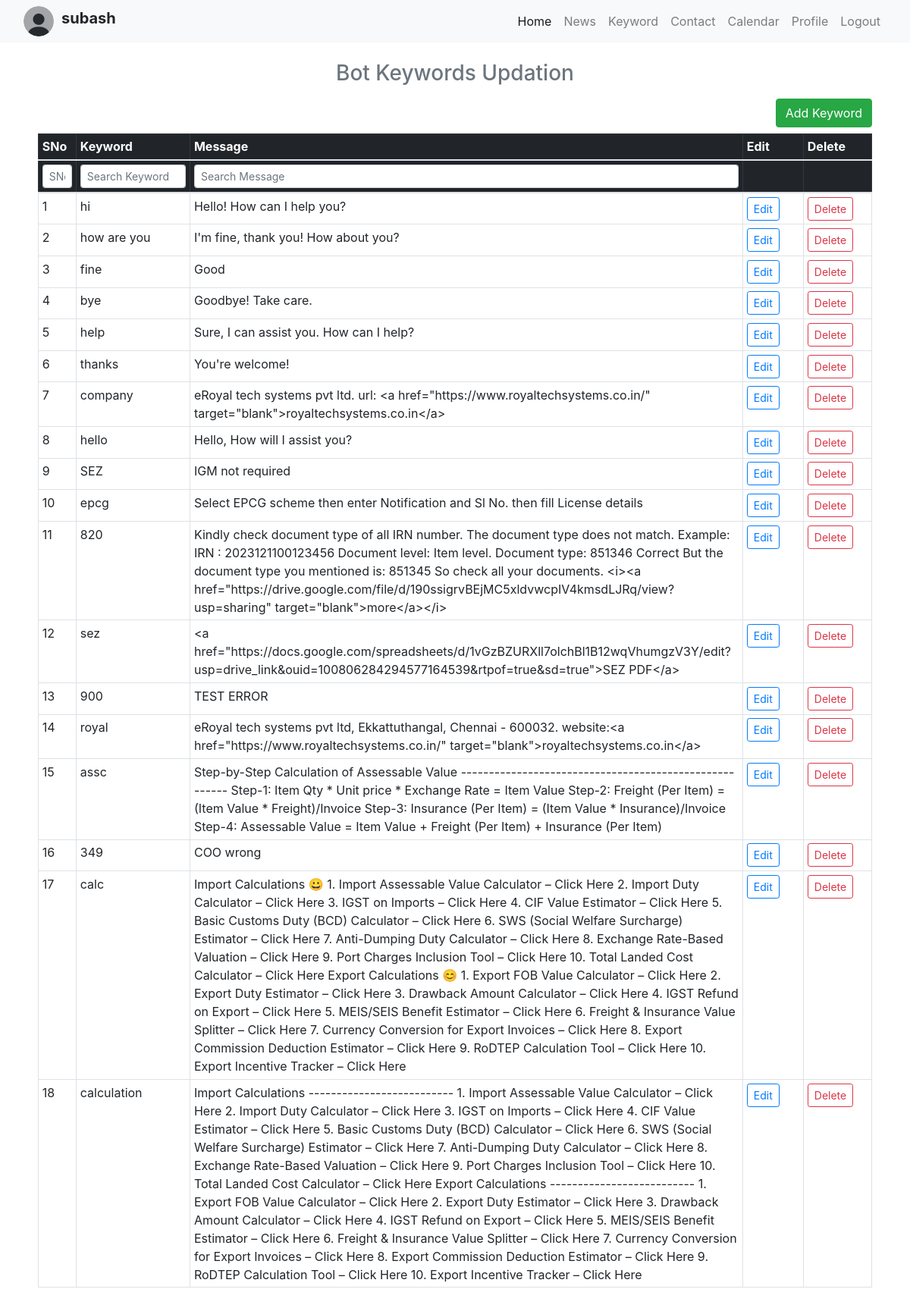
The app's page /botkeyword_updation (signed in) with its own data.
### tables this page shows
CREATE TABLE bot_key (
            id INTEGER PRIMARY KEY AUTOINCREMENT,
            key TEXT NOT NULL,
            message TEXT NOT NULL
        );

### app.py (the view)
@app.route("/botkeyword_updation")
def botkeyword_updation():
    con=sqlite3.connect("database.db")
    con.row_factory=sqlite3.Row
    cur=con.cursor()
    cur.execute("select * from bot_key")
    data=cur.fetchall()
    return render_template('botkeyword_updation.html', username=session['username'],datas=data)

### templates/botkeyword_updation.html (shortened to what this page needs)
{% extends 'dashboard.html' %}
{% block content %}
<h3 class="text-center text-muted mb-3">Bot Keywords Updation</h3>
<div class="d-flex justify-content-end mb-2">
    <a href="{{ url_for('add_botkeyword_updation') }}" class="btn btn-success">Add Keyword</a>
</div>
<div class="table-responsive table-container">
    <table class="table table-bordered table-hover table-sm">
        <thead class="table-dark">
            <tr>
                <th style="width: 50px;">SNo</th>
                <th style="min-width: 150px;">Keyword</th>
                <th style="min-width: 300px;">Message</th>
                <th style="width: 80px;">Edit</th>
                <th style="width: 90px;">Delete</th>
            </tr>
            <tr>
                <th><input type="text" class="form-control form-control-sm column-search" placeholder="SNo" data-index="0"></th>
                <th><input type="text" class="form-control form-control-sm column-search" placeholder="Search Keyword" data-index="1"></th>
                <th><input type="text" class="form-control form-control-sm column-search" placeholder="Search Message" data-index="2"></th>
                <th></th>
                <th></th>
            </tr>
        </thead>
        <tbody id="keywordTableBody">
            {% for row in datas %}
            <tr>
                <td>{{ loop.index }}</td>
                <td>{{ row.key }}</td>
                <td>{{ row.message }}</td>
                <td><a href="{{ url_for('edit_botkeyword_updation', id=row.ID) }}" class="btn btn-sm btn-outline-primary">Edit</a></td>
                <td><a href="{{ url_for('delete_botkeyword_updation', id=row.ID) }}" class="btn btn-sm btn-outline-danger" onclick="return confirm('Are you sure?')">Delete</a></td>
            </tr>
            {% endfor %}
        </tbody>
    </table>
</div>
{% endblock %}

### templates/dashboard.html (shortened to what this page needs)
<!DOCTYPE html>
<html lang="en">
<head>
  <link href="https://cdn.jsdelivr.net/npm/bootstrap@5.3.0/dist/css/bootstrap.min.css" rel="stylesheet">
<link rel="stylesheet" href="https://maxcdn.bootstrapcdn.com/bootstrap/4.0.0/css/bootstrap.min.css">
</head>
<body>
  <nav class="navbar navbar-expand-lg navbar-light bg-light fixed-top">
    <div class="container-fluid">
    <div class="d-flex align-items-center">
      <img src="{{ url_for('static', filename='avatars/admin_avatar.png') }}" alt="Admin Avatar" class="avatar">
      <h5 class="admin_name">{{ username }}</h5>
    </div>
      <div class="collapse navbar-collapse" id="navbarNav">
          <ul class="navbar-nav ms-auto">
            <li class="nav-item">
              <a class="nav-link active" href="{{ url_for('dashboard') }}">Home</a>
            </li>
            <li class="nav-item">
              <a class="nav-link" href="{{ url_for('news_updation') }}">News</a>
            </li>
            <li class="nav-item">
              <a class="nav-link" href="{{ url_for('botkeyword_updation') }}">Keyword</a>
            </li>
            <li class="nav-item">
              <a class="nav-link" href="{{ url_for('contact_updation') }}">Contact</a>
            </li>
            <li class="nav-item">
              <a class="nav-link" href="{{ url_for('leave_calendar') }}">Calendar</a>
            </li>
            <li class="nav-item">
              <a class="nav-link" href="{{ url_for('profile_updation') }}">Profile</a>
            </li>
            <li class="nav-item">
              <a class="nav-link" href="{{ url_for('logout') }}">
                Logout
              </a>
            </li>
          </ul>
      </div>
    </div>
  </nav>
<div class="main-content container">
  {% block content %}{% endblock %}
</div>
</body>
</html>

### templates/dashboard.html (style rules this page uses)
.main-content { margin-top: 60px; padding: 20px; }
.avatar { height: 40px; width: 40px; border-radius: 50%; margin-right: 10px; }
.admin_name { font-weight: bold; }

### records on screen
bot_key: key "hi", message "Hello! How can I help you?"
bot_key: key "how are you", message "I'm fine, thank you! How about you?"
bot_key: key "fine", message "Good"
bot_key: key "bye", message "Goodbye! Take care."
bot_key: key "help", message "Sure, I can assist you. How can I help?"
bot_key: key "thanks", message "You're welcome!"
bot_key: key "company", message "eRoyal tech systems pvt ltd. url: <a href=\"https://www.royaltechsystems.co.in/\" target=\"blank\">royaltechsystems.co.in</a>"
bot_key: key "hello", message "Hello, How will I assist you?"
bot_key: key "SEZ", message "IGM not required"
bot_key: key "epcg", message "Select EPCG scheme then enter Notification and Sl No. then fill License details"
bot_key: key "820", message "Kindly check document type of all IRN number. The document type does not match. Example: IRN : 2023121100123456 Document level: Item level. Document type: 851346 Correct But the document type you mentioned is: 851345 So check all your documents. <i><a href=\"https://drive.google.com/file/d/190ssigrvBEjMC5xldvwcpIV4kmsdLJRq/view?usp=sharing\" target=\"blank\">more</a></i>"
bot_key: key "sez", message "<a href=\"https://docs.google.com/spreadsheets/d/1vGzBZURXll7olchBl1B12wqVhumgzV3Y/edit?usp=drive_link&ouid=100806284294577164539&rtpof=true&sd=true\">SEZ PDF</a>"
bot_key: key "900", message "TEST ERROR"
bot_key: key "royal", message "eRoyal tech systems pvt ltd, Ekkattuthangal, Chennai - 600032. website:<a href=\"https://www.royaltechsystems.co.in/\" target=\"blank\">royaltechsystems.co.in</a>"
bot_key: key "assc", message "Step-by-Step Calculation of Assessable Value ------------------------------------------------------- Step-1: Item Qty * Unit price * Exchange Rate = Item Value Step-2: Freight (Per Item) = (Item Value * Freight)/Invoice Step-3: Insurance (Per Item) = (Item Value * Insurance)/Invoice Step-4: Assessable Value = Item Value + Freight (Per Item) + Insurance (Per Item)"
bot_key: key "349", message "COO wrong"
bot_key: key "calc", message "Import Calculations 😀 1. Import Assessable Value Calculator – Click Here 2. Import Duty Calculator – Click Here 3. IGST on Imports – Click Here 4. CIF Value Estimator – Click Here 5. Basic Customs Duty (BCD) Calculator – Click Here 6. SWS (Social Welfare Surcharge) Estimator – Click Here 7. Anti-Dumping Duty Calculator – Click Here 8. Exchange Rate-Based Valuation – Click Here 9. Port Charges Inclusion Tool – Click Here 10. Total Landed Cost Calculator – Click Here Export Calculations 😊 1. Export FOB Value Calculator – Click Here 2. Export Duty Estimator – Click Here 3. Drawback Amount Calculator – Click Here 4. IGST Refund on Export – Click Here 5. MEIS/SEIS Benefit Estimator – Click Here…"
bot_key: key "calculation", message "Import Calculations -------------------------- 1. Import Assessable Value Calculator – Click Here 2. Import Duty Calculator – Click Here 3. IGST on Imports – Click Here 4. CIF Value Estimator – Click Here 5. Basic Customs Duty (BCD) Calculator – Click Here 6. SWS (Social Welfare Surcharge) Estimator – Click Here 7. Anti-Dumping Duty Calculator – Click Here 8. Exchange Rate-Based Valuation – Click Here 9. Port Charges Inclusion Tool – Click Here 10. Total Landed Cost Calculator – Click Here Export Calculations -------------------------- 1. Export FOB Value Calculator – Click Here 2. Export Duty Estimator – Click Here 3. Drawback Amount Calculator – Click Here 4. IGST Refund on Export – Click…"

### other values on screen
{{ username }} "subash"
